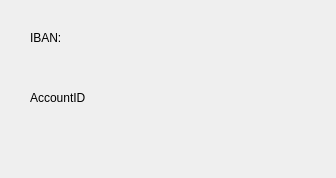
<?xml version="1.0" encoding="UTF-8"?>
<ui version="4.0">
 <class>Form</class>
 <widget class="QWidget" name="Form">
  <property name="geometry">
   <rect>
    <x>0</x>
    <y>0</y>
    <width>336</width>
    <height>178</height>
   </rect>
  </property>
  <property name="windowTitle">
   <string>Account Info</string>
  </property>
  <widget class="QLabel" name="label">
   <property name="geometry">
    <rect>
     <x>30</x>
     <y>30</y>
     <width>55</width>
     <height>16</height>
    </rect>
   </property>
   <property name="text">
    <string>IBAN:</string>
   </property>
  </widget>
  <widget class="QLabel" name="l_iban">
   <property name="geometry">
    <rect>
     <x>90</x>
     <y>30</y>
     <width>211</width>
     <height>16</height>
    </rect>
   </property>
   <property name="text">
    <string/>
   </property>
  </widget>
  <widget class="QLabel" name="label_3">
   <property name="geometry">
    <rect>
     <x>30</x>
     <y>90</y>
     <width>61</width>
     <height>16</height>
    </rect>
   </property>
   <property name="text">
    <string>AccountID</string>
   </property>
  </widget>
  <widget class="QLabel" name="l_accountid">
   <property name="geometry">
    <rect>
     <x>140</x>
     <y>90</y>
     <width>55</width>
     <height>16</height>
    </rect>
   </property>
   <property name="text">
    <string/>
   </property>
  </widget>
 </widget>
 <resources/>
 <connections/>
</ui>
